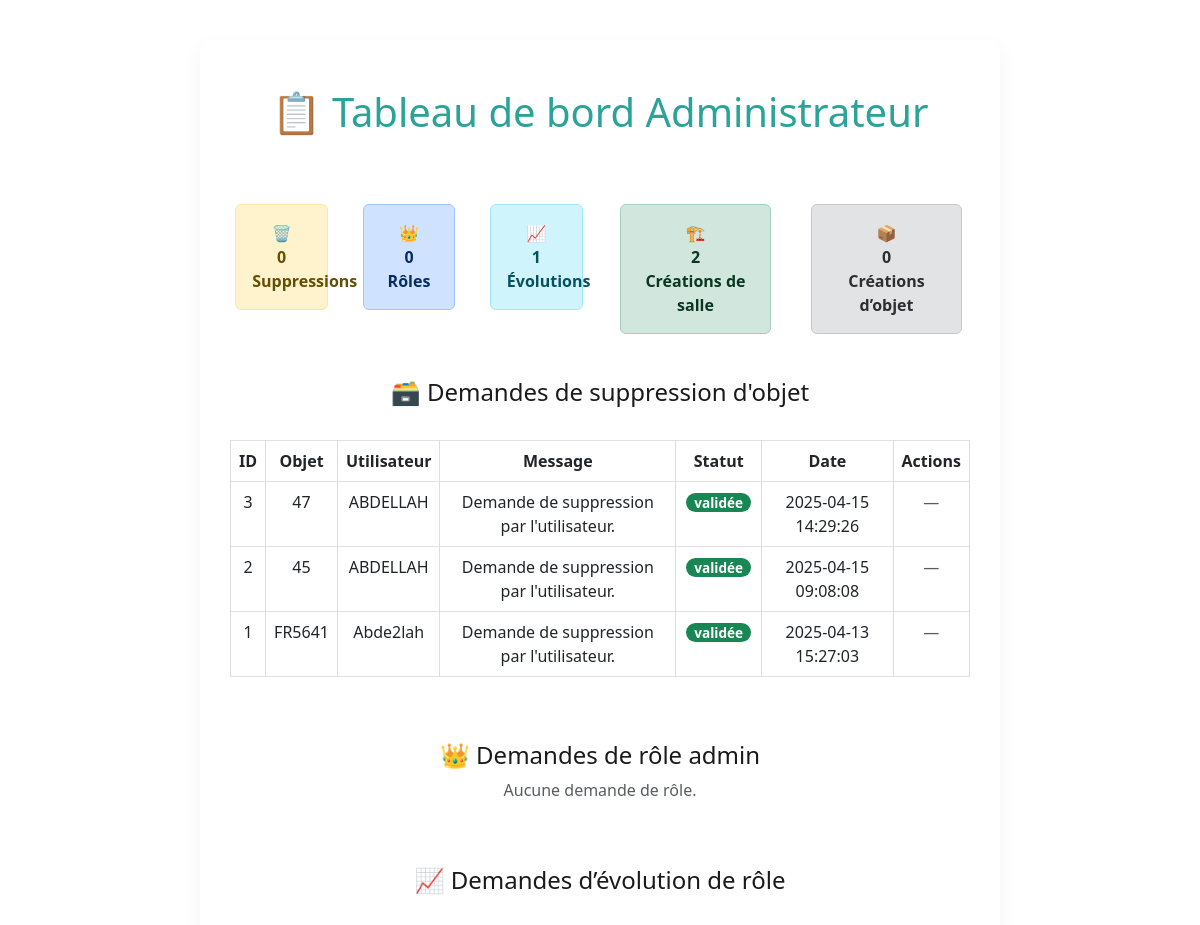
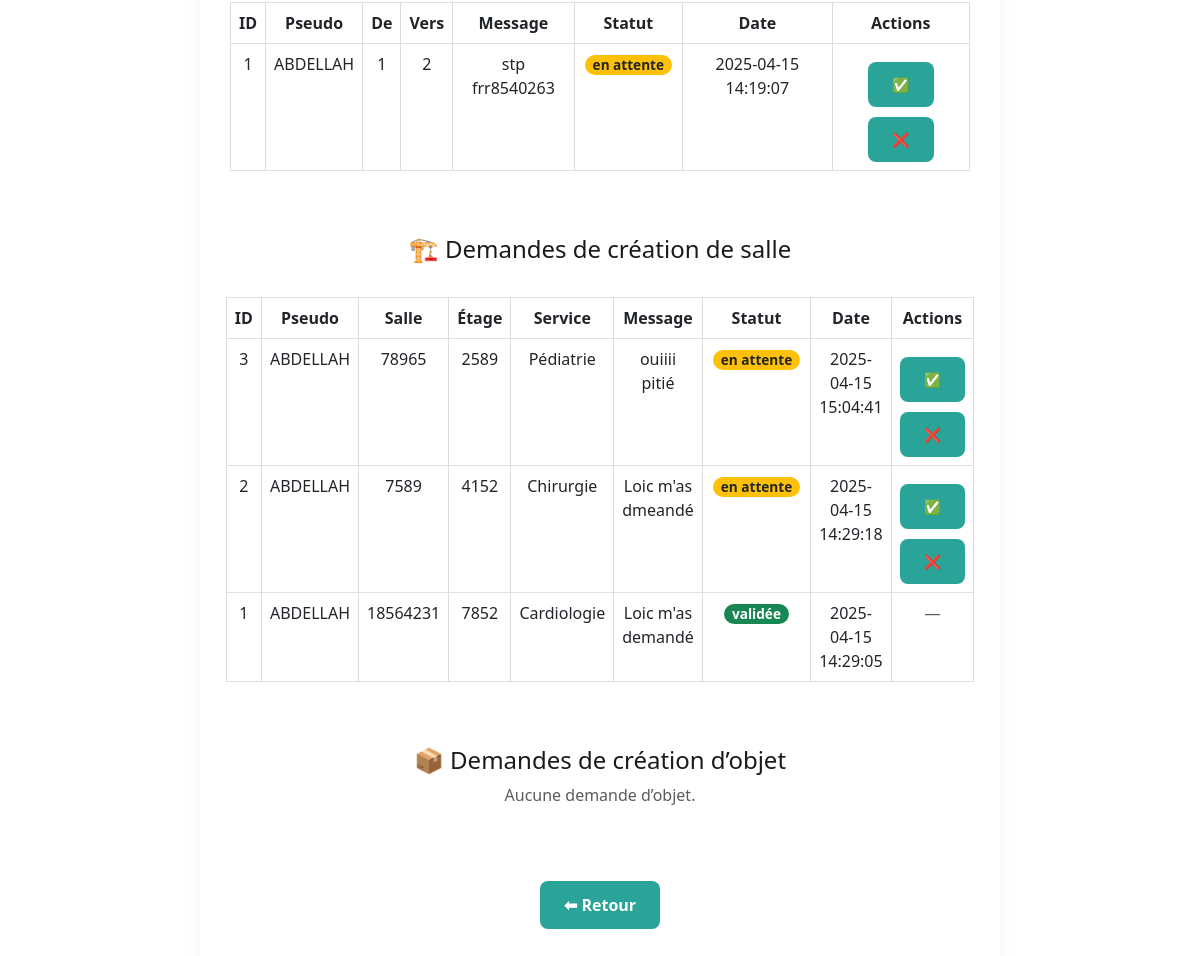
Screenshot of /admin/dashboard (signed in) with the database file from the repository (2 pictures, top to bottom).
### tables this page shows
CREATE TABLE DemandeSuppression (
            id INTEGER PRIMARY KEY AUTOINCREMENT,
            objet_id INTEGER,
            pseudonyme VARCHAR(50),
            message TEXT,
            statut TEXT DEFAULT 'en attente',
            date_creation TIMESTAMP DEFAULT CURRENT_TIMESTAMP,
            FOREIGN KEY (objet_id) REFERENCES Objet(ID),
            FOREIGN KEY (pseudonyme) REFERENCES Connexion(pseudonyme)
        );

CREATE TABLE DemandeUpgrade (
            id INTEGER PRIMARY KEY AUTOINCREMENT,
            pseudonyme TEXT NOT NULL,
            niveau_actuel INTEGER NOT NULL,
            niveau_demande INTEGER NOT NULL,
            message TEXT,
            statut TEXT DEFAULT 'en attente',
            date_creation TIMESTAMP DEFAULT CURRENT_TIMESTAMP,
            FOREIGN KEY (pseudonyme) REFERENCES Connexion(pseudonyme)
        );

CREATE TABLE DemandeCreationSalle (
            id INTEGER PRIMARY KEY AUTOINCREMENT,
            pseudonyme TEXT NOT NULL,
            numero_salle TEXT NOT NULL,
            etage INTEGER,
            service TEXT,
            message TEXT,
            statut TEXT DEFAULT 'en attente',
            date_creation TIMESTAMP DEFAULT CURRENT_TIMESTAMP,
            FOREIGN KEY (pseudonyme) REFERENCES Connexion(pseudonyme)
        );

### app.py (the view)
@app.route('/admin/dashboard')
def admin_dashboard():
    if not est_admin():
        flash("Accès réservé.")
        return redirect(url_for('accueil'))
    conn = sql.connect("donnees.db")
    cur = conn.cursor()
    cur.execute("SELECT COUNT(*) FROM DemandeSuppression WHERE statut='en attente'")
    nb_supp = cur.fetchone()[0]
    cur.execute("SELECT COUNT(*) FROM DemandeRole WHERE statut='en attente'")
    nb_roles = cur.fetchone()[0]
    cur.execute("SELECT COUNT(*) FROM DemandeUpgrade WHERE statut='en attente'")
    nb_upgrades = cur.fetchone()[0]
    cur.execute("SELECT COUNT(*) FROM DemandeCreationSalle WHERE statut='en attente'")
    nb_salles = cur.fetchone()[0]
    cur.execute("SELECT COUNT(*) FROM DemandeCreationObjet WHERE statut='en attente'")
    nb_objets = cur.fetchone()[0]
    cur.execute("SELECT id, objet_id, pseudonyme, message, statut, date_creation FROM DemandeSuppression ORDER BY date_creation DESC")
    demandes_suppression = cur.fetchall()
    cur.execute("SELECT id, pseudonyme, message, statut, date_creation FROM DemandeRole ORDER BY date_creation DESC")
    demandes_roles = cur.fetchall()
    cur.execute("SELECT id, pseudonyme, niveau_actuel, niveau_demande, message, statut, date_creation FROM DemandeUpgrade ORDER BY date_creation DESC")
    demandes_upgrade = cur.fetchall()
    cur.execute("SELECT id, pseudonyme, numero_salle, etage, service, message, statut, date_creation FROM DemandeCreationSalle ORDER BY date_creation DESC")
    demandes_salles = cur.fetchall()
    cur.execute("SELECT id, pseudonyme, nom, type, service, message, statut, date_creation FROM DemandeCreationObjet ORDER BY date_creation DESC")
    demandes_objets = cur.fetchall()
    conn.close()
    return render_template(
        "admin_dashboard.html",
        nb_supp=nb_supp,
        nb_roles=nb_roles,
        nb_upgrades=nb_upgrades,
        nb_salles=nb_salles,
        nb_objets=nb_objets,
        demandes_suppression=demandes_suppression,
        demandes_roles=demandes_roles,
        demandes_upgrade=demandes_upgrade,
        demandes_salles=demandes_salles,
        demandes_objets=demandes_objets
    )

### app.py (called while the page is built)
@app.context_processor
def inject_user_type():
    def get_user_type_safe(pseudo):
        result = get_user_type(pseudo)
        return int(result[0]) if result else 0
    return dict(get_user_type=get_user_type_safe)

### models.py (called while the page is built)
def est_admin():
    return 'username' in session and get_user_type(session['username'])[0] == 3

def get_user_type(pseudonyme):
    con = sql.connect("donnees.db")
    cur = con.cursor()
    cur.execute("SELECT type FROM Informations WHERE pseudonyme = ? OR email = ?", (pseudonyme, pseudonyme))
    result = cur.fetchone()
    con.close()
    return result

### templates/admin_dashboard.html (shortened to what this page needs)
<!DOCTYPE html>
<html lang="fr">
<head>
    <link href="https://cdn.jsdelivr.net/npm/bootstrap@5.3.0/dist/css/bootstrap.min.css" rel="stylesheet">
    <link rel="stylesheet" href="{{ url_for('static', filename='dist/css/styles.css') }}">
</head>
<body class="container py-5">
    <h1 class="text-center mb-5">📋 Tableau de bord Administrateur</h1>
    <div class="row text-center mb-4">
        <div class="col-md-2">
            <div class="alert alert-warning">🗑️ <br><strong>{{ nb_supp }}</strong><br>Suppressions</div>
        </div>
        <div class="col-md-2">
            <div class="alert alert-primary">👑 <br><strong>{{ nb_roles }}</strong><br>Rôles</div>
        </div>
        <div class="col-md-2">
            <div class="alert alert-info">📈 <br><strong>{{ nb_upgrades }}</strong><br>Évolutions</div>
        </div>
        <div class="col-md-3">
            <div class="alert alert-success">🏗️ <br><strong>{{ nb_salles }}</strong><br>Créations de salle</div>
        </div>
        <div class="col-md-3">
            <div class="alert alert-secondary">📦 <br><strong>{{ nb_objets }}</strong><br>Créations d’objet</div>
        </div>
    </div>
    <h4>🗃️ Demandes de suppression d'objet</h4>
    {% if demandes_suppression %}
    <table class="table table-bordered table-hover">
        <thead>
            <tr><th>ID</th><th>Objet</th><th>Utilisateur</th><th>Message</th><th>Statut</th><th>Date</th><th>Actions</th></tr>
        </thead>
        <tbody>
            {% for id, nom_objet, user, message, statut, date in demandes_suppression %}
            <tr>
                <td>{{ id }}</td><td>{{ nom_objet }}</td><td>{{ user }}</td><td>{{ message }}</td>
                <td><span class="badge bg-{{ 'success' if statut == 'validée' else 'danger' if statut == 'refusée' else 'warning text-dark' }}">{{ statut }}</span></td>
                <td>{{ date }}</td>
                <td>
                    {% if statut == 'en attente' %}
                    <a href="{{ url_for('valider_demande', id=id) }}" class="btn btn-sm btn-success">✅</a>
                    <a href="{{ url_for('refuser_demande', id=id) }}" class="btn btn-sm btn-danger">❌</a>
                    {% else %}
                    <span class="text-muted">—</span>
                    {% endif %}
                </td>
            </tr>
            {% endfor %}
        </tbody>
    </table>
    {% else %}
    <p class="text-muted">Aucune demande de suppression.</p>
    {% endif %}
    <h4 class="mt-5">👑 Demandes de rôle admin</h4>
    {% if demandes_roles %}
    <table class="table table-bordered table-hover">
        <thead>
            <tr><th>ID</th><th>Pseudo</th><th>Message</th><th>Statut</th><th>Date</th><th>Actions</th></tr>
        </thead>
        <tbody>
            {% for id, pseudo, message, statut, date in demandes_roles %}
            <tr>
                <td>{{ id }}</td><td>{{ pseudo }}</td><td>{{ message }}</td>
                <td><span class="badge bg-{{ 'success' if statut == 'validée' else 'danger' if statut == 'refusée' else 'warning text-dark' }}">{{ statut }}</span></td>
                <td>{{ date }}</td>
                <td>
                    {% if statut == 'en attente' %}
                    <a href="{{ url_for('valider_role', id=id) }}" class="btn btn-sm btn-success">✅</a>
                    <a href="{{ url_for('refuser_role', id=id) }}" class="btn btn-sm btn-danger">❌</a>
                    {% else %}
                    <span class="text-muted">—</span>
                    {% endif %}
                </td>
            </tr>
            {% endfor %}
        </tbody>
    </table>
    {% else %}
    <p class="text-muted">Aucune demande de rôle.</p>
    {% endif %}
    <h4 class="mt-5">📈 Demandes d’évolution de rôle</h4>
    {% if demandes_upgrade %}
    <table class="table table-bordered table-hover">
        <thead>
            <tr><th>ID</th><th>Pseudo</th><th>De</th><th>Vers</th><th>Message</th><th>Statut</th><th>Date</th><th>Actions</th></tr>
        </thead>
        <tbody>
            {% for id, pseudo, actuel, demande, message, statut, date in demandes_upgrade %}
            <tr>
                <td>{{ id }}</td><td>{{ pseudo }}</td><td>{{ actuel }}</td><td>{{ demande }}</td><td>{{ message }}</td>
                <td><span class="badge bg-{{ 'success' if statut == 'validée' else 'danger' if statut == 'refusée' else 'warning text-dark' }}">{{ statut }}</span></td>
                <td>{{ date }}</td>
                <td>
                    {% if statut == 'en attente' %}
                    <a href="{{ url_for('valider_upgrade', id=id) }}" class="btn btn-sm btn-success">✅</a>
                    <a href="{{ url_for('refuser_upgrade', id=id) }}" class="btn btn-sm btn-danger">❌</a>
                    {% else %}
                    <span class="text-muted">—</span>
                    {% endif %}
                </td>
            </tr>
            {% endfor %}
        </tbody>
    </table>
    {% else %}
    <p class="text-muted">Aucune demande d’évolution.</p>
    {% endif %}
    <h4 class="mt-5">🏗️ Demandes de création de salle</h4>
    {% if demandes_salles %}
    <table class="table table-bordered table-hover">
        <thead>
            <tr><th>ID</th><th>Pseudo</th><th>Salle</th><th>Étage</th><th>Service</th><th>Message</th><th>Statut</th><th>Date</th><th>Actions</th></tr>
        </thead>
        <tbody>
            {% for id, pseudo, num, etage, service, message, statut, date in demandes_salles %}
            <tr>
                <td>{{ id }}</td><td>{{ pseudo }}</td><td>{{ num }}</td><td>{{ etage }}</td><td>{{ service }}</td><td>{{ message }}</td>
                <td><span class="badge bg-{{ 'success' if statut == 'validée' else 'danger' if statut == 'refusée' else 'warning text-dark' }}">{{ statut }}</span></td>
                <td>{{ date }}</td>
                <td>
                    {% if statut == 'en attente' %}
                    <a href="{{ url_for('valider_demande_salle', id=id) }}" class="btn btn-sm btn-success">✅</a>
                    <a href="{{ url_for('refuser_demande_salle', id=id) }}" class="btn btn-sm btn-danger">❌</a>
                    {% else %}
                    <span class="text-muted">—</span>
                    {% endif %}
                </td>
            </tr>
            {% endfor %}
        </tbody>
    </table>
    {% else %}
    <p class="text-muted">Aucune demande de salle.</p>
    {% endif %}
    <h4 class="mt-5">📦 Demandes de création d’objet</h4>
    {% if demandes_objets %}
    <table class="table table-bordered table-hover">
        <thead>
            <tr><th>ID</th><th>Pseudo</th><th>Nom</th><th>Type</th><th>Service</th><th>Message</th><th>Statut</th><th>Date</th><th>Actions</th></tr>
        </thead>
        <tbody>
            {% for id, pseudo, nom, type, service, message, statut, date in demandes_objets %}
            <tr>
                <td>{{ id }}</td><td>{{ pseudo }}</td><td>{{ nom }}</td><td>{{ type }}</td><td>{{ service }}</td><td>{{ message }}</td>
                <td><span class="badge bg-{{ 'success' if statut == 'validée' else 'danger' if statut == 'refusée' else 'warning text-dark' }}">{{ statut }}</span></td>
                <td>{{ date }}</td>
                <td>
                    {% if statut == 'en attente' %}
                    <a href="{{ url_for('valider_demande_objet', id=id) }}" class="btn btn-sm btn-success">✅</a>
                    <a href="{{ url_for('refuser_demande_objet', id=id) }}" class="btn btn-sm btn-danger">❌</a>
                    {% else %}
                    <span class="text-muted">—</span>
                    {% endif %}
                </td>
            </tr>
            {% endfor %}
        </tbody>
    </table>
    {% else %}
    <p class="text-muted">Aucune demande d’objet.</p>
    {% endif %}
    <div class="mt-5 text-end">
        <a href="{{ url_for('gestion_ressources') }}" class="btn btn-outline-secondary">⬅ Retour</a>
    </div>
</body>
</html>

### rows the page displays
DemandeSuppression: id "3", objet "47", pseudonyme "ABDELLAH", message "Demande de suppression par l'utilisateur.", statut "validée", date_creation "2025-04-15 14:29:26"
DemandeSuppression: id "2", objet "45", pseudonyme "ABDELLAH", message "Demande de suppression par l'utilisateur.", statut "validée", date_creation "2025-04-15 09:08:08"
DemandeSuppression: id "1", objet "FR5641", pseudonyme "Abde2lah", message "Demande de suppression par l'utilisateur.", statut "validée", date_creation "2025-04-13 15:27:03"
DemandeUpgrade: id "1", pseudonyme "ABDELLAH", niveau_actuel "1", niveau_demande "2", message "stp frr8540263", statut "en attente", date_creation "2025-04-15 14:19:07"
DemandeCreationSalle: id "3", pseudonyme "ABDELLAH", numero_salle "78965", etage "2589", service "Pédiatrie", message "ouiiii pitié", statut "en attente", date_creation "2025-04-15 15:04:41"
DemandeCreationSalle: id "2", pseudonyme "ABDELLAH", numero_salle "7589", etage "4152", service "Chirurgie", message "Loic m'as dmeandé", statut "en attente", date_creation "2025-04-15 14:29:18"
DemandeCreationSalle: id "1", pseudonyme "ABDELLAH", numero_salle "18564231", etage "7852", service "Cardiologie", message "Loic m'as demandé", statut "validée", date_creation "2025-04-15 14:29:05"

### other values shown
{{ nb_supp }} "0"
{{ nb_roles }} "0"
{{ nb_upgrades }} "1"
{{ nb_salles }} "2"
{{ nb_objets }} "0"
